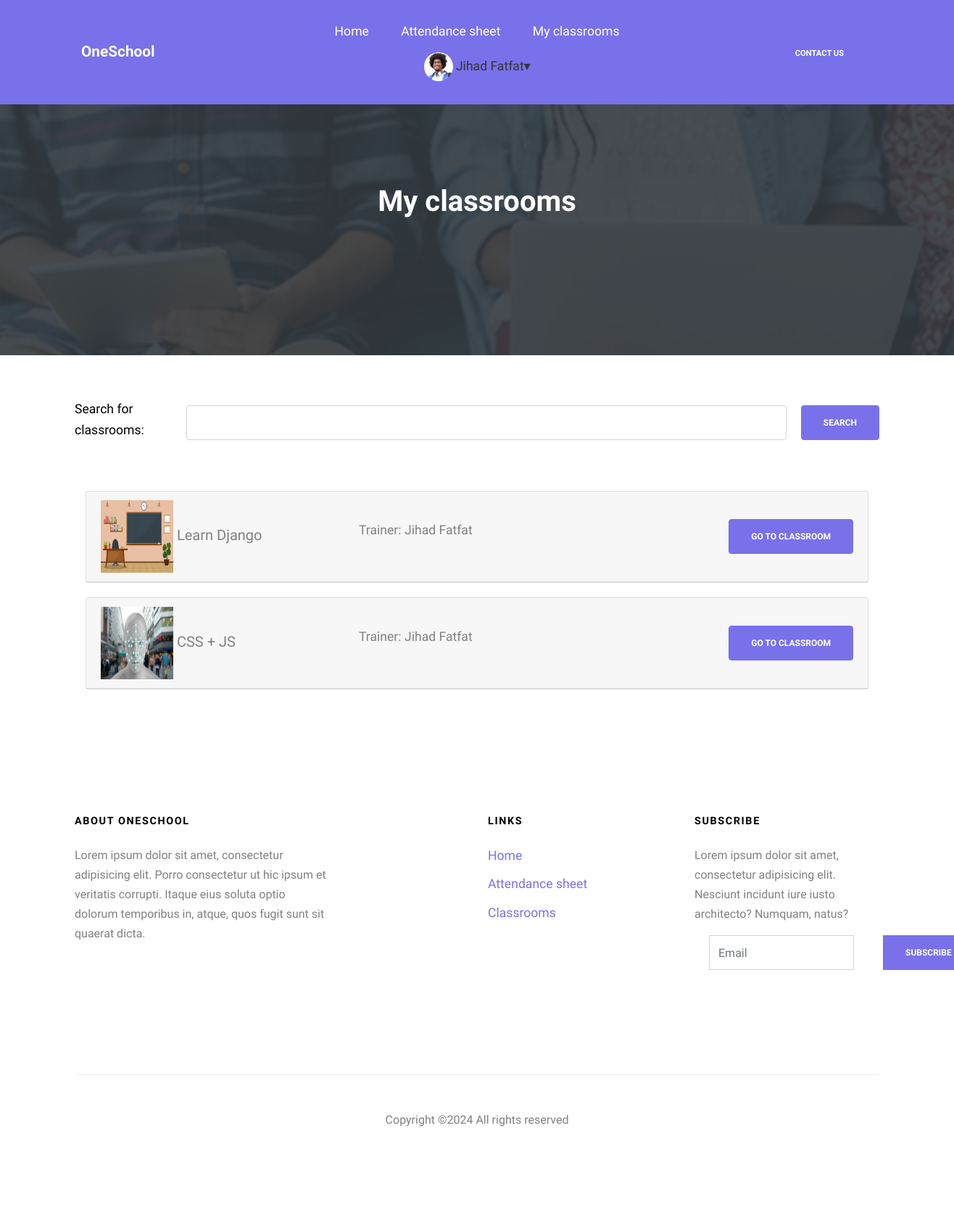
The app's page /trainer_classroom/ (signed in) with its own data.
### app/models.py (models this page shows, shortened)
class Trainer(models.Model):
    name = models.CharField(max_length=100)
    expertise = models.CharField(max_length=200)
    address = models.CharField(max_length=200)
    email = models.EmailField()
    phone = models.CharField(max_length=20)
    profile_pic = models.ImageField(default='avatar.svg', null=True)
    created = models.DateTimeField(auto_now_add=True)
    updated = models.DateField(auto_now=True)
    user = models.OneToOneField(User, on_delete=models.CASCADE)
    class Meta:
        verbose_name = "Trainer"
        verbose_name_plural = "Trainers"
        db_table = 'Trainer'

class Classroom(models.Model):
    name = models.CharField(max_length=100)
    building = models.CharField(max_length=100)
    floor = models.IntegerField()
    max_capacity = models.IntegerField()
    description = models.TextField()
    created = models.DateTimeField(auto_now_add=True)
    updated = models.DateField(auto_now=True)
    trainer = models.ForeignKey(Trainer, on_delete=models.CASCADE)
    code = models.CharField(max_length=8, null=True)
    profile_pic = models.ImageField(default='avatar.svg', null=True)
    class Meta:
        verbose_name = "Classroom"
        verbose_name_plural = "Classrooms"
        db_table = 'Classroom'

### app/views.py (the view)
# urls.py: path('trainer_classroom/', views.TrainerClassrooms, name='trainer_classroom'),
@login_required(login_url='login')
def TrainerClassrooms(request):
    if not hasattr(request.user, 'trainer'):
        return HttpResponse(status=404)
    classrooms = Classroom.objects.filter(trainer__id=request.user.trainer.id)
    error_message = None
    if request.method == "GET":
        search_query = request.GET.get('search', '')
        if search_query == '' or search_query.lower() == 'all':
            classrooms = Classroom.objects.filter(trainer__id=request.user.trainer.id)
        else:
            classrooms = Classroom.objects.filter(trainer__id=request.user.trainer.id,name__icontains=search_query)
        if len(classrooms) == 0:
            error_message = "No matching queries"
    context = {'classrooms': classrooms, 'error_message':error_message}
    return render(request, 'app/trainer_classrooms.html', context)

### app/templates/app/trainer_classrooms.html (shortened to what this page needs)
{% extends 'main.html' %}
{% load custom_filters %}
{% load static %}
    {% block content %}
    <link href="https://stackpath.bootstrapcdn.com/bootstrap/4.5.0/css/bootstrap.min.css" rel="stylesheet">
    <link href="{% static 'fonts/icomoon/style.css' %}" rel="stylesheet">
    <link href="{% static 'css/bootstrap.min.css' %}" rel="stylesheet">
    <link href="{% static 'css/jquery-ui.css' %}" rel="stylesheet">
    <link href="{% static 'css/owl.carousel.min.css' %}" rel="stylesheet">
    <link href="{% static 'css/owl.theme.default.min.css' %}" rel="stylesheet">
    <link href="{% static 'css/owl.theme.default.min.css' %}" rel="stylesheet">
    <link href="{% static 'css/jquery.fancybox.min.css' %}" rel="stylesheet">
    <link href="{% static 'css/bootstrap-datepicker.css' %}" rel="stylesheet">
    <link href="{% static 'fonts/flaticon/font/flaticon.css' %}" rel="stylesheet">
    <link href="{% static 'css/aos.css' %}" rel="stylesheet">
    <link href="{% static 'css/style.css' %}" rel="stylesheet">
<body>
    <div class="intro-section single-cover" id="home-section">
        <div class="slide-1 " data-stellar-background-ratio="0.5"
            style="background-image: url('images/img_2.jpg');">
            <div class="container">
                <div class="row align-items-center">
                    <div class="col-12">
                        <div class="row justify-content-center align-items-center text-center">
                            <div class="col-lg-6">
                                <h1 data-aos="fade-up" data-aos-delay="0">My classrooms</h1>
                            </div>
                        </div>
                    </div>
                </div>
            </div>
        </div>
    </div>
    <br><br>
    <div class="container">
        <div class="row align-items-center">
            <div class="col-lg-12 align-items-center">
                <form method="get" action="">
                    <label for="search" style="color: black">Search for classrooms: </label>
                    <input type="text" name="search" id="search" class="form-control"/>
                    <button type="submit" class="btn btn-primary">Search</button>
                </form>
            </div>
        </div>
        <br><br>
        <div class="row">
            <div class="col-lg-12">
                <div class="container">
                    {% for classroom in classrooms %}
                        <div class="row">
                            <div class="col-lg-12">
                                <div class="card element-card">
                                    <div class="card-header" id="heading{{ classroom.id }}">
                                        <div class="row">
                                            <div class="col">
                                                <h5 class="mb-0">
                                                    <img src="{{ classroom.profile_pic.url }}" style="width: 100px; height: 100px;"/>
                                                     {{ classroom.name }}
                                                </h5>
                                            </div>
                                            <div class="col" style="align-self: center;">
                                                <p>Trainer: {{ classroom.trainer.name }}</p>
                                            </div>
                                            <div class="col text-right" style="align-self: center;">
                                                <a href="{% url 'course_single' classroom.id %}" class="btn btn-primary">Go to classroom</a>
                                            </div>
                                        </div>
                                    </div>
                                </div>
                            </div>
                        </div>
                    {% endfor %}
                </div>
            </div>
        </div>
    </div>
    <br>
</body>
    {% endblock content %}

### templates/main.html (shortened to what this page needs)
<!DOCTYPE html>
{% load static %}
<html lang="en">
<head>
    <link href='{% static "fonts/icomoon/style.css" %}' rel="stylesheet">
    <link href='{% static "css/bootstrap.min.css" %}' rel="stylesheet">
    <link href='{% static "css/jquery-ui.css" %}' rel="stylesheet">
    <link href='{% static "css/owl.carousel.min.css" %}' rel="stylesheet">
    <link href='{% static "css/owl.theme.default.min.css" %}' rel="stylesheet">
    <link href='{% static "css/owl.theme.default.min.css" %}' rel="stylesheet">
    <link href='{% static "css/jquery.fancybox.min.css" %}' rel="stylesheet">
    <link href='{% static "css/bootstrap-datepicker.css" %}' rel="stylesheet">
    <link href='{% static "fonts/flaticon/font/flaticon.css" %}' rel="stylesheet">
    <link href='{% static "css/aos.css" %}' rel="stylesheet">
    <link href='{% static "css/style.css" %}' rel="stylesheet">
</head>
<body>
{% include 'header.html' %}
        {% block content %}
        {% endblock %}
</body>
{% include 'footer.html' %}
</html>

### templates/header.html (shortened to what this page needs)
{% load static %}
<body>
    <div class="site-wrap">
        <header class="site-navbar py-4 js-sticky-header site-navbar-target" role="banner">
            <div class="container-fluid">
                <div class="d-flex align-items-center">
                    <div class="site-logo mr-auto w-25"><a href='{% url "home" %}'>OneSchool</a></div>
                    <div class="mx-auto text-center sites">
                        <nav class="site-navigation position-relative text-center" role="navigation">
                            <ul class="site-menu main-menu js-clone-nav mx-auto d-none d-lg-block  m-0 p-0">
                                <li><a class="nav-link" href="{% url 'home' %}">Home</a></li>
                                {% if request.user.is_authenticated and request.user.trainer %}
                                <li>
                                    <a class="nav-link" href="{% url 'list_trainer_classroom' %}">Attendance sheet</a>
                                </li>
                                {% endif %}
                                {% if request.user.is_authenticated and request.user.trainer %}
                                <li>
                                    <a class="nav-link" href="{% url 'trainer_classroom'  %}"> My classrooms
                                    </a>
                                </li>
                                {% endif %}
                                <li>
                                    {% if not request.user.is_authenticated %}
                                    <a href="">
                                        <img src="{% static './images/user.png' %}" alt="" style="border-radius:50%;">
                                        <span>
                                            LOGIN
                                        </span>
                                    </a>
                                    {% elif request.user.is_authenticated and request.user.trainer %}
                                    <div class="dropdown">
                                        <a class="dropdown-button">
                                            <img src="{{request.user.trainer.profile_pic.url}}" width="40px"
                                                height="40px" style="border-radius: 50%;" />
                                            <span style="color: #333;">{{ request.user.trainer.name }}&#9662;</span>
                                        </a>
                                    </div>
                                    {% endif %}
                                </li>
                            </ul>
                        </nav>
                    </div>
                    {% if not request.user.is_superuser %}
                    <div class="ml-auto w-25">
                        <nav class="site-navigation position-relative text-right" role="navigation">
                            <ul
                                class="site-menu main-menu site-menu-dark js-clone-nav mr-auto d-none d-lg-block m-0 p-0">
                                <li class="cta"><a class="nav-link" href="#contact-section"><span>Contact Us</span></a>
                                </li>
                            </ul>
                        </nav>
                    </div>
                    {% else %}
                    <div class="ml-auto w-25"></div>
                    {% endif %}
                </div>
            </div>
        </header>
    </div>
    <br>
    <br>
    <br>
</body>

### templates/footer.html (shortened to what this page needs)
    <footer class="footer-section bg-white">
        <div class="container">
            <div class="row">
                <div class="col-md-4">
                    <h3>About OneSchool</h3>
                    <p>Lorem ipsum dolor sit amet, consectetur adipisicing elit. Porro consectetur ut hic ipsum et
                        veritatis corrupti. Itaque eius soluta optio dolorum temporibus in, atque, quos fugit sunt sit
                        quaerat dicta.</p>
                </div>
                <div class="col-md-3 ml-auto">
                    <h3>Links</h3>
                    <ul class="list-unstyled footer-links">
                        {% if not request.user.is_authenticated %}
                            <li><a href="{% url 'home' %}">Home</a></li>
                            <li><a href="{% url 'login' %}">Login</a></li>
                        {% elif request.user.is_authenticated and request.user.attendee %}
                            <li><a href="{% url 'home' %}">Home</a></li>
                            <li><a href="{% url 'join_classroom' %}">Classrooms</a></li>
                        {% elif request.user.is_authenticated and request.user.trainer %}
                            <li><a href="{% url 'home' %}">Home</a></li>
                            <li><a href="{% url 'list_trainer_classroom' %}">Attendance sheet</a></li>
                            <li><a href="{% url 'trainer_classroom'  %}">Classrooms</a></li>
                        {% elif request.user.is_authenticated and request.user.is_superuser %}
                            <li><a href="{% url 'home' %}">Home</a></li>
                            <li><a href="{% url 'train_data_set' %}">Train data</a></li>
                            <li><a href="{% url 'open_camera'  %}">Open cameras</a></li>
                            <li><a href="{% url 'scan-qr-code'  %}">Scan qr code</a></li>
                        {% endif %}
                    </ul>
                </div>
                <div class="col-md-3">
                    <h3>Subscribe</h3>
                    <p>Lorem ipsum dolor sit amet, consectetur adipisicing elit. Nesciunt incidunt iure iusto
                        architecto? Numquam, natus?</p>
                    <form action="#" class="form_email">
                        <div class="d-flex mb-5 div_email">
                            <input class="form-control rounded-0" placeholder="Email" type="email" style="width: 200px;">
                            <input class="btn btn-primary rounded-0" type="submit" value="Subscribe">
                        </div>
                    </form>
                </div>
            </div>
            <div class="row pt-5 mt-5 text-center">
                <div class="col-md-12">
                    <div class="border-top pt-5">
                        <p>
                            Copyright &copy;<script>document.write(new Date().getFullYear());</script>
                            All rights reserved
                        </p>
                    </div>
                </div>
            </div>
        </div>
    </footer>

### records on screen
Classroom: profile_pic (picture), name "Learn Django", trainer.name "Jihad Fatfat"
Classroom: profile_pic (picture), name "CSS + JS", trainer.name "Jihad Fatfat"

### other values on screen
{{ request.user.trainer.name }} "Jihad Fatfat"
